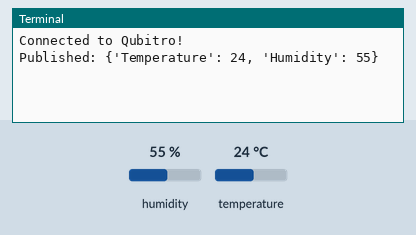
This program was run on a simulated Raspberry Pi (BCM pin numbers). Parts: the last lines printed to the terminal. The inputs (shaded band) are chosen by the test bench; at power-on: humidity 55 %, temperature 24 °C. No MQTT or app messages arrive unless stated.

Above: at 1.3 s.
1.4 s: humidity set to 22 %
At 5.7 s:
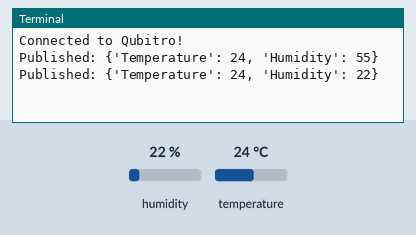
6.7 s: temperature set to 12 °C
At 9.6 s:
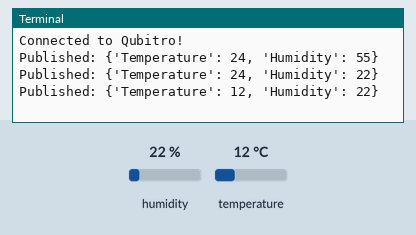
12.0 s: humidity set to 40 %
At 13.6 s:
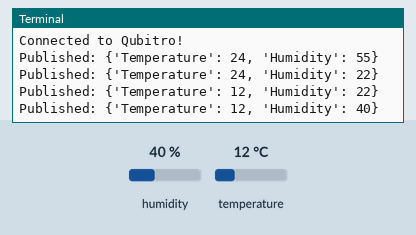
Timing chart, 0 to 15.1 s (numbered marks = the images above; inputs shaded):
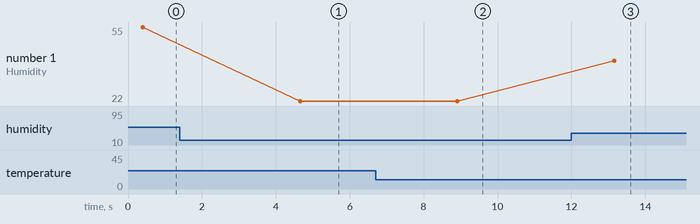

The program:

RaspberryPi_Qubitro_mqtt.py
```python
import paho.mqtt.client as mqtt
import json
import time
import ssl

import time
import board
import adafruit_dht

dhtDevice = adafruit_dht.DHT11(board.D4)
dhtDevice = adafruit_dht.DHT11(board.D4, use_pulseio=False)

broker_host = "broker.qubitro.com"
broker_port = 8883
device_id = "PASTE_DEVICE_ID_HERE"
device_token = "PASTE_DEVICE_TOKEN_HERE"

def on_connect(client, userdata, flags, rc):
    if rc == 0:
        print("Connected to Qubitro!")
        client.on_publish = on_publish
    else:
        print("Failed to connect, visit: https://docs.qubitro.com/client-guides/connect-device/mqtt\n return code:", rc)

def on_publish(client, obj, publish):
    print("Published: " + str(payload))

client = mqtt.Client(client_id=device_id)
context = ssl.SSLContext(ssl.PROTOCOL_TLS)
client.tls_set_context(context)
client.username_pw_set(username=device_id, password=device_token)
client.connect(broker_host, broker_port, 60)
client.on_connect = on_connect
client.loop_start()

# Example payload format, replace keys and values
while True:
    try:
        # Print the values to the serial port
        temperature_c = dhtDevice.temperature
        humidity = dhtDevice.humidity
        payload = {
            "Temperature": temperature_c,
            "Humidity": humidity
        }
        if client.is_connected:
            client.publish(device_id, payload=json.dumps(payload))
            time.sleep(2)


    except RuntimeError as error:
        # Errors happen fairly often, DHT's are hard to read, just keep going
        print(error.args[0])
        time.sleep(2.0)
        continue
    except Exception as error:
        dhtDevice.exit()
        raise error

    time.sleep(2.0)
```

Measured:
- after the input at 1.4 s, the terminal: prints a new line after 3.3 s (image 1)
- after the input at 6.7 s, the terminal: prints a new line after 2.2 s (image 2)
- after the input at 12.0 s, the terminal: prints a new line after 1.2 s (image 3)
- plotted number 1: 55 → 22 after the input at 1.4 s, 22 → 40 after the input at 12.0 s
